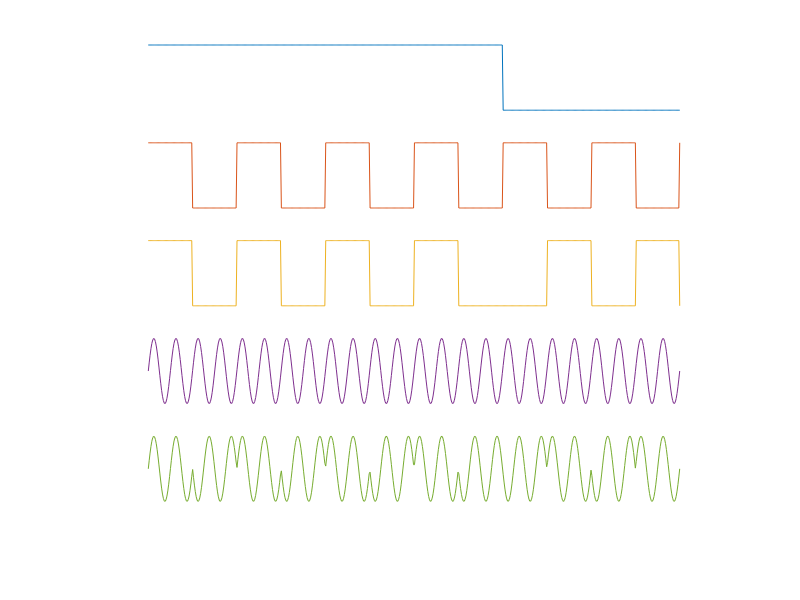

The MATLAB source for this figure:
phi = linspace(0,12,600); 
 
figure(1); 
%Spreading Code 
chips = [ones(1, 400), -1 * ones(1, 200)]; 
% plot(phi, data +7) 
plot(phi, chips +10) 
hold on 
 
%Sub-carrier 
subCarrier = square(phi*pi); 
% plot(phi, subCarrier+4) 
plot(phi, subCarrier +7) 
 
%BOC signal, no carrier 
plot(phi, (subCarrier.*chips) +4) 
 
%Carrier wave 
carrier = sin(phi*4*pi); 
plot(phi, carrier+1) 
 
%Modulated Carrier Phase 
signal = carrier.* subCarrier .* chips;    
plot(phi, signal - 2)  
axis([-1 13 -4 11]) 
axis off 
hold off 
 
print -deps boc 
%%%%%%%%%%%%%% boc.m  %%%%%%%%%%%%%%%%%%%%  